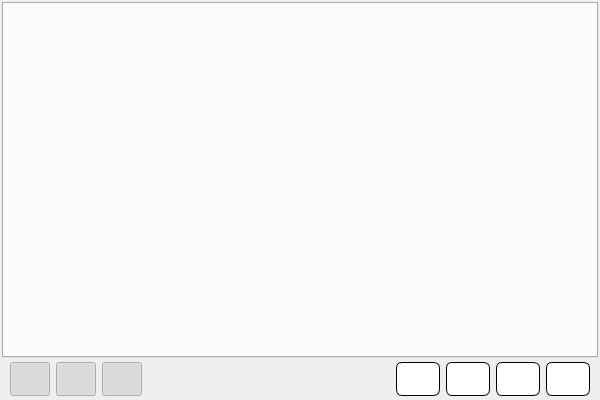
<?xml version="1.0" encoding="UTF-8"?>
<ui version="4.0">
 <class>TabbedPlotWidget</class>
 <widget class="QWidget" name="TabbedPlotWidget">
  <property name="geometry">
   <rect>
    <x>0</x>
    <y>0</y>
    <width>600</width>
    <height>400</height>
   </rect>
  </property>
  <property name="windowTitle">
   <string>TabbedPlotWidget</string>
  </property>
  <property name="windowIcon">
   <iconset>
    <normaloff>:/icons/resources/Line_tracker.png</normaloff>:/icons/resources/Line_tracker.png</iconset>
  </property>
  <layout class="QVBoxLayout" name="verticalLayout_2">
   <property name="spacing">
    <number>2</number>
   </property>
   <property name="leftMargin">
    <number>2</number>
   </property>
   <property name="topMargin">
    <number>2</number>
   </property>
   <property name="rightMargin">
    <number>2</number>
   </property>
   <property name="bottomMargin">
    <number>2</number>
   </property>
   <item>
    <widget class="QTabWidget" name="tabWidget">
     <property name="sizePolicy">
      <sizepolicy hsizetype="Expanding" vsizetype="Expanding">
       <horstretch>0</horstretch>
       <verstretch>1</verstretch>
      </sizepolicy>
     </property>
     <property name="autoFillBackground">
      <bool>false</bool>
     </property>
     <property name="styleSheet">
      <string notr="true"/>
     </property>
     <property name="currentIndex">
      <number>-1</number>
     </property>
     <property name="elideMode">
      <enum>Qt::ElideNone</enum>
     </property>
     <property name="documentMode">
      <bool>false</bool>
     </property>
     <property name="tabsClosable">
      <bool>true</bool>
     </property>
     <property name="movable">
      <bool>true</bool>
     </property>
    </widget>
   </item>
   <item>
    <widget class="QWidget" name="widgetControls" native="true">
     <layout class="QHBoxLayout" name="controlsLayout">
      <property name="sizeConstraint">
       <enum>QLayout::SetMinimumSize</enum>
      </property>
      <property name="leftMargin">
       <number>8</number>
      </property>
      <property name="topMargin">
       <number>2</number>
      </property>
      <property name="rightMargin">
       <number>8</number>
      </property>
      <property name="bottomMargin">
       <number>2</number>
      </property>
      <item>
       <widget class="QPushButton" name="pushButtonShowLabel">
        <property name="minimumSize">
         <size>
          <width>40</width>
          <height>34</height>
         </size>
        </property>
        <property name="maximumSize">
         <size>
          <width>40</width>
          <height>34</height>
         </size>
        </property>
        <property name="focusPolicy">
         <enum>Qt::NoFocus</enum>
        </property>
        <property name="toolTip">
         <string>&lt;html&gt;&lt;head/&gt;&lt;body&gt;&lt;p&gt;Show/hide the legend&lt;/p&gt;&lt;/body&gt;&lt;/html&gt;</string>
        </property>
        <property name="whatsThis">
         <string/>
        </property>
        <property name="styleSheet">
         <string notr="true"/>
        </property>
        <property name="text">
         <string/>
        </property>
        <property name="icon">
         <iconset resource="resource.qrc">
          <normaloff>:/icons/resources/list_alt_32px.png</normaloff>:/icons/resources/list_alt_32px.png</iconset>
        </property>
        <property name="iconSize">
         <size>
          <width>30</width>
          <height>30</height>
         </size>
        </property>
        <property name="checkable">
         <bool>true</bool>
        </property>
        <property name="checked">
         <bool>true</bool>
        </property>
        <property name="flat">
         <bool>true</bool>
        </property>
       </widget>
      </item>
      <item>
       <widget class="QPushButton" name="pushButtonShowCurveStatistics">
        <property name="minimumSize">
         <size>
          <width>40</width>
          <height>34</height>
         </size>
        </property>
        <property name="maximumSize">
         <size>
          <width>40</width>
          <height>34</height>
         </size>
        </property>
        <property name="focusPolicy">
         <enum>Qt::NoFocus</enum>
        </property>
        <property name="toolTip">
         <string>&lt;html&gt;&lt;head/&gt;&lt;body&gt;&lt;p&gt;Show/hide the means and standard deviations of the data&lt;/p&gt;&lt;/body&gt;&lt;/html&gt;</string>
        </property>
        <property name="whatsThis">
         <string/>
        </property>
        <property name="styleSheet">
         <string notr="true"/>
        </property>
        <property name="text">
         <string/>
        </property>
        <property name="icon">
         <iconset resource="resource.qrc">
          <normaloff>:/icons/resources/list_alt_32px.png</normaloff>:/icons/resources/list_alt_32px.png</iconset>
        </property>
        <property name="iconSize">
         <size>
          <width>30</width>
          <height>30</height>
         </size>
        </property>
        <property name="checkable">
         <bool>true</bool>
        </property>
        <property name="checked">
         <bool>true</bool>
        </property>
        <property name="flat">
         <bool>true</bool>
        </property>
       </widget>
      </item>
      <item>
       <widget class="QPushButton" name="buttonLinkHorizontalScale">
        <property name="minimumSize">
         <size>
          <width>40</width>
          <height>34</height>
         </size>
        </property>
        <property name="maximumSize">
         <size>
          <width>40</width>
          <height>34</height>
         </size>
        </property>
        <property name="focusPolicy">
         <enum>Qt::NoFocus</enum>
        </property>
        <property name="toolTip">
         <string>&lt;html&gt;&lt;head/&gt;&lt;body&gt;&lt;p&gt;Link the horizontal between plots&lt;/p&gt;&lt;/body&gt;&lt;/html&gt;</string>
        </property>
        <property name="whatsThis">
         <string/>
        </property>
        <property name="styleSheet">
         <string notr="true"/>
        </property>
        <property name="text">
         <string/>
        </property>
        <property name="icon">
         <iconset resource="resource.qrc">
          <normaloff>:/icons/resources/link.png</normaloff>:/icons/resources/link.png</iconset>
        </property>
        <property name="iconSize">
         <size>
          <width>30</width>
          <height>30</height>
         </size>
        </property>
        <property name="checkable">
         <bool>true</bool>
        </property>
        <property name="checked">
         <bool>true</bool>
        </property>
        <property name="flat">
         <bool>true</bool>
        </property>
       </widget>
      </item>
      <item>
       <widget class="QPushButton" name="pushVerticalResize">
        <property name="minimumSize">
         <size>
          <width>40</width>
          <height>34</height>
         </size>
        </property>
        <property name="maximumSize">
         <size>
          <width>40</width>
          <height>34</height>
         </size>
        </property>
        <property name="focusPolicy">
         <enum>Qt::NoFocus</enum>
        </property>
        <property name="toolTip">
         <string>Maximize the vertical zoom</string>
        </property>
        <property name="autoFillBackground">
         <bool>false</bool>
        </property>
        <property name="styleSheet">
         <string notr="true"/>
        </property>
        <property name="text">
         <string/>
        </property>
        <property name="icon">
         <iconset resource="resource.qrc">
          <normaloff>:/icons/resources/resize_vertical.png</normaloff>:/icons/resources/resize_vertical.png</iconset>
        </property>
        <property name="iconSize">
         <size>
          <width>30</width>
          <height>30</height>
         </size>
        </property>
        <property name="flat">
         <bool>true</bool>
        </property>
       </widget>
      </item>
      <item>
       <widget class="QPushButton" name="pushHorizontalResize">
        <property name="minimumSize">
         <size>
          <width>40</width>
          <height>34</height>
         </size>
        </property>
        <property name="maximumSize">
         <size>
          <width>40</width>
          <height>34</height>
         </size>
        </property>
        <property name="focusPolicy">
         <enum>Qt::NoFocus</enum>
        </property>
        <property name="toolTip">
         <string>&lt;html&gt;&lt;head/&gt;&lt;body&gt;&lt;p&gt;Maximize the horizontal zoom&lt;/p&gt;&lt;/body&gt;&lt;/html&gt;</string>
        </property>
        <property name="styleSheet">
         <string notr="true">QToolTip {
border: 1px solid black;
border-radius: 6px;
background: white;
}</string>
        </property>
        <property name="text">
         <string/>
        </property>
        <property name="icon">
         <iconset resource="resource.qrc">
          <normaloff>:/icons/resources/resize_horizontal.png</normaloff>:/icons/resources/resize_horizontal.png</iconset>
        </property>
        <property name="iconSize">
         <size>
          <width>30</width>
          <height>30</height>
         </size>
        </property>
        <property name="flat">
         <bool>true</bool>
        </property>
       </widget>
      </item>
      <item>
       <spacer name="horizontalSpacer">
        <property name="orientation">
         <enum>Qt::Horizontal</enum>
        </property>
        <property name="sizeHint" stdset="0">
         <size>
          <width>40</width>
          <height>20</height>
         </size>
        </property>
       </spacer>
      </item>
      <item>
       <widget class="QPushButton" name="pushAddColumn">
        <property name="sizePolicy">
         <sizepolicy hsizetype="Minimum" vsizetype="Fixed">
          <horstretch>0</horstretch>
          <verstretch>0</verstretch>
         </sizepolicy>
        </property>
        <property name="minimumSize">
         <size>
          <width>44</width>
          <height>34</height>
         </size>
        </property>
        <property name="maximumSize">
         <size>
          <width>44</width>
          <height>34</height>
         </size>
        </property>
        <property name="font">
         <font>
          <pointsize>10</pointsize>
         </font>
        </property>
        <property name="focusPolicy">
         <enum>Qt::NoFocus</enum>
        </property>
        <property name="toolTip">
         <string>&lt;html&gt;&lt;head/&gt;&lt;body&gt;&lt;p&gt;Add a column to the current plot matrix&lt;/p&gt;&lt;/body&gt;&lt;/html&gt;</string>
        </property>
        <property name="styleSheet">
         <string notr="true">border: 1px solid black;
border-radius: 6px;
background: white;
</string>
        </property>
        <property name="text">
         <string/>
        </property>
        <property name="icon">
         <iconset resource="resource.qrc">
          <normaloff>:/icons/resources/splitbutton_vertical@2x.png</normaloff>:/icons/resources/splitbutton_vertical@2x.png</iconset>
        </property>
        <property name="iconSize">
         <size>
          <width>32</width>
          <height>32</height>
         </size>
        </property>
        <property name="flat">
         <bool>true</bool>
        </property>
       </widget>
      </item>
      <item>
       <widget class="QPushButton" name="pushAddRow">
        <property name="sizePolicy">
         <sizepolicy hsizetype="Minimum" vsizetype="Fixed">
          <horstretch>0</horstretch>
          <verstretch>0</verstretch>
         </sizepolicy>
        </property>
        <property name="minimumSize">
         <size>
          <width>44</width>
          <height>34</height>
         </size>
        </property>
        <property name="maximumSize">
         <size>
          <width>44</width>
          <height>34</height>
         </size>
        </property>
        <property name="font">
         <font>
          <pointsize>10</pointsize>
         </font>
        </property>
        <property name="focusPolicy">
         <enum>Qt::NoFocus</enum>
        </property>
        <property name="toolTip">
         <string>&lt;html&gt;&lt;head/&gt;&lt;body&gt;&lt;p&gt;Add a row to the current plot matrix&lt;/p&gt;&lt;/body&gt;&lt;/html&gt;</string>
        </property>
        <property name="styleSheet">
         <string notr="true">border: 1px solid black;
border-radius: 6px;
background: white;
</string>
        </property>
        <property name="text">
         <string/>
        </property>
        <property name="icon">
         <iconset resource="resource.qrc">
          <normaloff>:/icons/resources/splitbutton_horizontal@2x.png</normaloff>:/icons/resources/splitbutton_horizontal@2x.png</iconset>
        </property>
        <property name="iconSize">
         <size>
          <width>32</width>
          <height>32</height>
         </size>
        </property>
        <property name="flat">
         <bool>true</bool>
        </property>
       </widget>
      </item>
      <item>
       <widget class="QPushButton" name="addTabButton">
        <property name="minimumSize">
         <size>
          <width>44</width>
          <height>34</height>
         </size>
        </property>
        <property name="maximumSize">
         <size>
          <width>44</width>
          <height>34</height>
         </size>
        </property>
        <property name="font">
         <font>
          <pointsize>10</pointsize>
         </font>
        </property>
        <property name="focusPolicy">
         <enum>Qt::NoFocus</enum>
        </property>
        <property name="toolTip">
         <string>&lt;html&gt;&lt;head/&gt;&lt;body&gt;&lt;p&gt;Add a new plot matrix in a new tab&lt;/p&gt;&lt;/body&gt;&lt;/html&gt;</string>
        </property>
        <property name="styleSheet">
         <string notr="true">border: 1px solid black;
border-radius: 6px;
background: white;
</string>
        </property>
        <property name="text">
         <string/>
        </property>
        <property name="icon">
         <iconset resource="resource.qrc">
          <normaloff>:/icons/resources/add_tab.png</normaloff>:/icons/resources/add_tab.png</iconset>
        </property>
        <property name="iconSize">
         <size>
          <width>32</width>
          <height>32</height>
         </size>
        </property>
       </widget>
      </item>
      <item>
       <widget class="QPushButton" name="pushRemoveEmpty">
        <property name="enabled">
         <bool>true</bool>
        </property>
        <property name="minimumSize">
         <size>
          <width>44</width>
          <height>34</height>
         </size>
        </property>
        <property name="maximumSize">
         <size>
          <width>44</width>
          <height>34</height>
         </size>
        </property>
        <property name="font">
         <font>
          <pointsize>10</pointsize>
         </font>
        </property>
        <property name="focusPolicy">
         <enum>Qt::NoFocus</enum>
        </property>
        <property name="toolTip">
         <string>&lt;html&gt;&lt;head/&gt;&lt;body&gt;&lt;p&gt;Remove those rows and column containing only empty plots&lt;/p&gt;&lt;/body&gt;&lt;/html&gt;</string>
        </property>
        <property name="styleSheet">
         <string notr="true">border: 1px solid black;
border-radius: 6px;
background: white;
</string>
        </property>
        <property name="text">
         <string/>
        </property>
        <property name="icon">
         <iconset resource="resource.qrc">
          <normaloff>:/icons/resources/clean_pane_small@2x.png</normaloff>:/icons/resources/clean_pane_small@2x.png</iconset>
        </property>
        <property name="iconSize">
         <size>
          <width>30</width>
          <height>30</height>
         </size>
        </property>
       </widget>
      </item>
     </layout>
    </widget>
   </item>
  </layout>
 </widget>
 <layoutdefault spacing="6" margin="11"/>
 <resources>
  <include location="resource.qrc"/>
 </resources>
 <connections/>
</ui>
